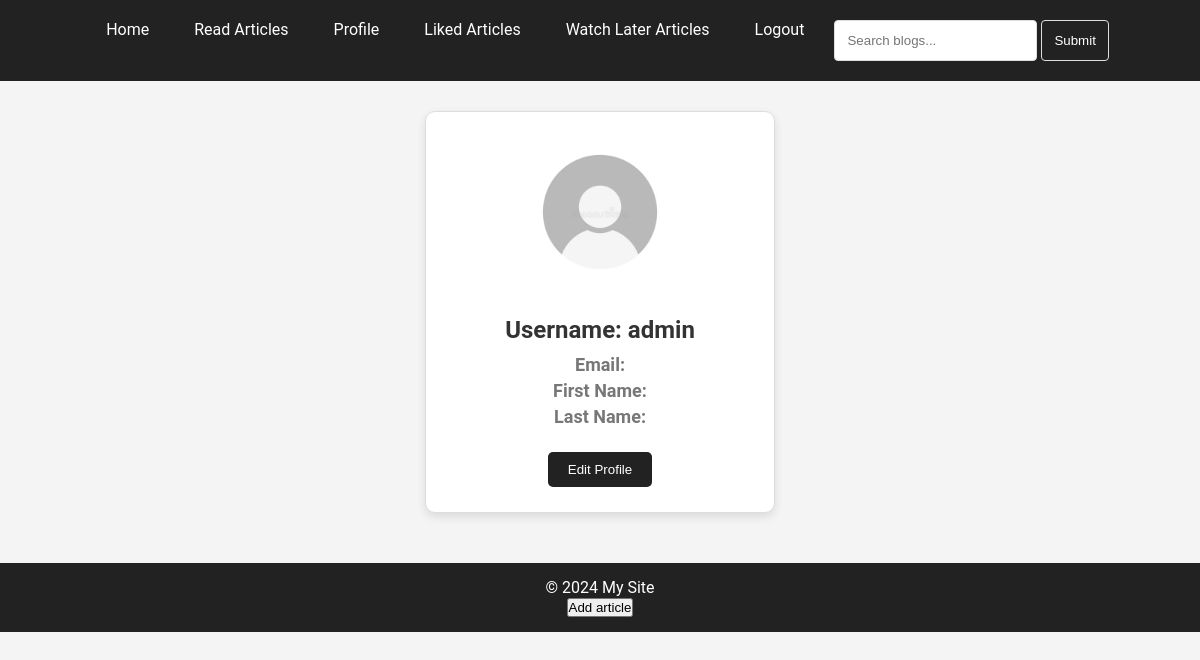
/users/profile/ (signed in), run on the app's committed database.
### users/models.py (models this page shows, shortened)
class CustomUser(AbstractUser):
    image = models.ImageField(upload_to='users_images/', blank=True, null=True, default='default_images/user_image.png')
    groups = models.ManyToManyField(
        Group,
        related_name='custom_user_set',
        blank=True,
        help_text=(
            'The groups this user belongs to. A user will get all permissions '
            'granted to each of their groups.'
        ),
        related_query_name='custom_user',
    )
    user_permissions = models.ManyToManyField(
        Permission,
        related_name='custom_user_set',
        blank=True,
        help_text='Specific permissions for this user.',
        related_query_name='custom_user',
    )
    class Meta:
        db_table = 'customuser'

### users/views.py (the view)
# urls.py: path('profile/', ProfileView.as_view(), name='profile'),
class ProfileView(LoginRequiredMixin,View):
    def get(self, request):
        return render(request, 'users/profile.html',{"user": request.user})

### templates/users/profile.html (shortened to what this page needs)
{% extends 'base.html' %}
{% block content %}
    <div class="card-profile">
        {% if user.image %}
            <img src="{{ user.image.url }}" alt="User Image" height="150px">
        {% else %}
            <p>No image available</p>
        {% endif %}
        <h2>Username: {{ user.username }}</h2>
        <h3>Email: {{ user.email }}</h3>
        <h3>First Name: {{ user.first_name }}</h3>
        <h3>Last Name: {{ user.last_name }}</h3>
        <button>
            <a href=" url {% url 'users:edit_profile' %}">Edit Profile</a>
        </button>
    </div>
{% endblock %}

### templates/base.html (style rules this page uses)
* { margin: 0; padding: 0; box-sizing: border-box; text-decoration: none; list-style: none; }
body { font-family: 'Roboto', sans-serif; background-color: #f4f4f4; color: #333; }
.card-profile { max-width: 350px; margin: 30px auto; padding: 25px; border: 1px solid #ddd; border-radius: 10px; box-shadow: 0 4px 10px rgba(0, 0, 0, 0.1); text-align: center; background-color: #fff; }
.card-profile img { border-radius: 50%; margin-bottom: 15px; }
.card-profile h2 { margin: 10px 0; font-size: 24px; color: #333; }
.card-profile h3 { margin: 5px 0; font-size: 18px; color: #777; }
.card-profile button { margin-top: 20px; padding: 10px 20px; background-color: #222; color: #fff; border: none; border-radius: 5px; cursor: pointer; transition: background-color 0.3s ease; }
.card-profile button a { color: #fff; text-decoration: none; }

### data on the page
CustomUser: image (picture), username "admin"
